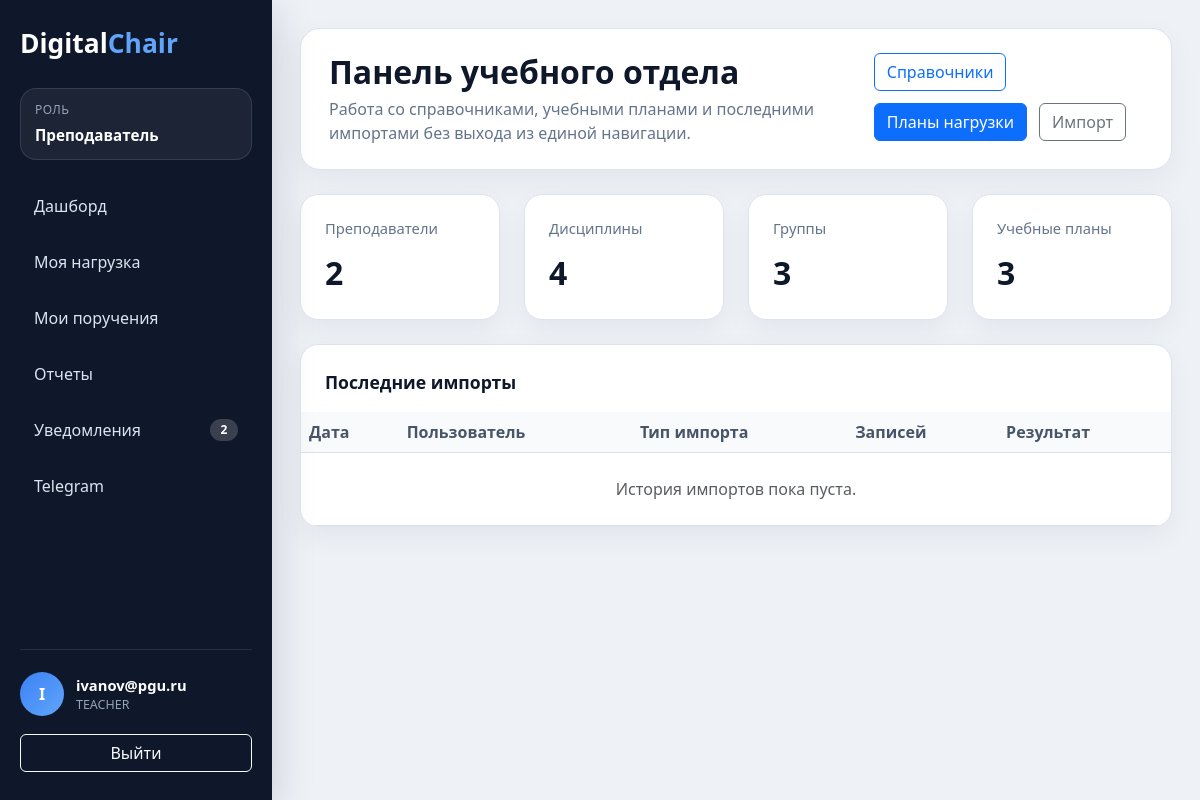
Before: /study-dashboard/ (signed in) with the older database file.
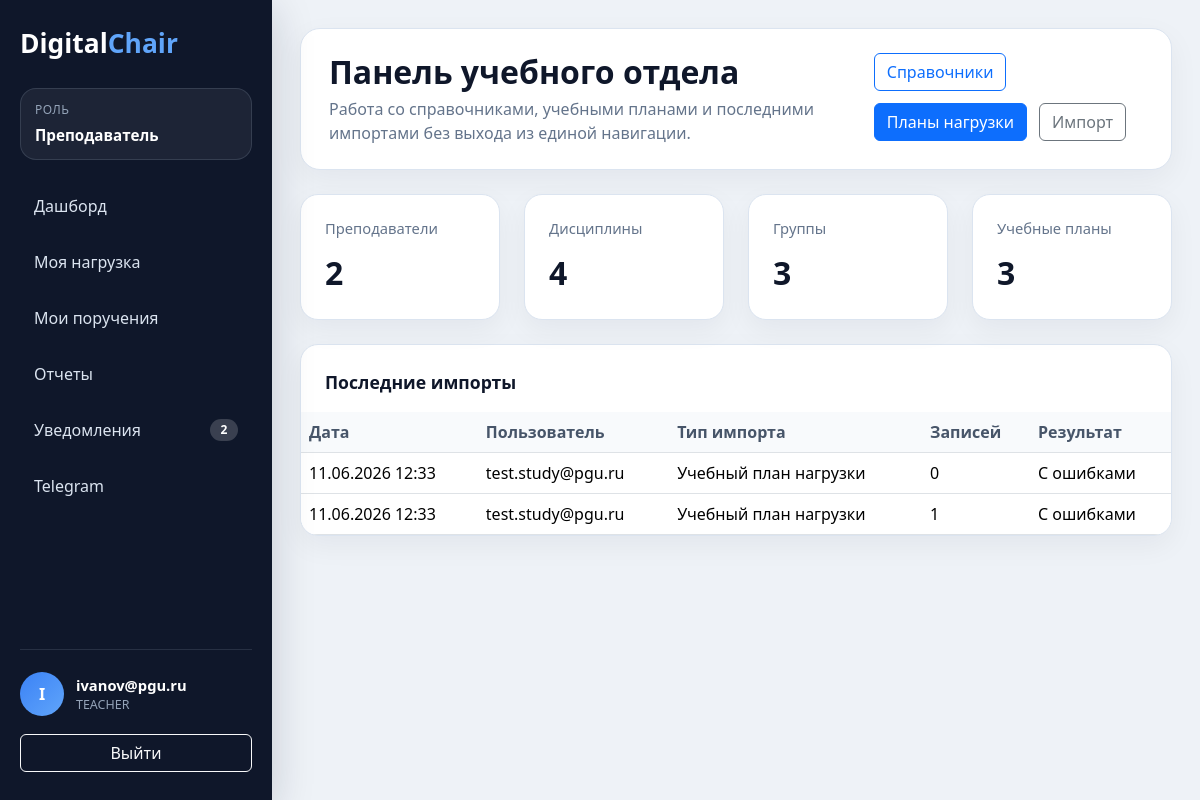
After: the same page with the newer database file.
### apps/core/models.py (models this page shows, shortened)
class ImportLog(models.Model):
    class ImportTypes(models.TextChoices):
        TEACHERS = 'teachers', 'Преподаватели'
        SUBJECTS = 'subjects', 'Дисциплины'
        GROUPS = 'groups', 'Учебные группы'
        WORKLOAD = 'workload', 'Учебный план нагрузки'
    class Results(models.TextChoices):
        SUCCESS = 'SUCCESS', 'Успешно'
        FAILED = 'FAILED', 'С ошибками'
    created_at = models.DateTimeField(
        auto_now_add=True
    )
    user = models.ForeignKey(
        settings.AUTH_USER_MODEL,
        on_delete=models.CASCADE,
        related_name='import_logs'
    )
    import_type = models.CharField(
        max_length=30,
        choices=ImportTypes.choices
    )
    records_count = models.PositiveIntegerField(
        default=0
    )
    result = models.CharField(
        max_length=20,
        choices=Results.choices
    )
    details = models.TextField(
        blank=True
    )

### apps/users/models.py (models this page shows, shortened)
class User(AbstractUser):
    class Roles(models.TextChoices):
        ADMIN = 'ADMIN', 'Администратор'
        HEAD = 'HEAD', 'Заведующий кафедрой'
        TEACHER = 'TEACHER', 'Преподаватель'
        STUDENT = 'STUDENT', 'Студент'
        STUDY_MASTER = 'STUDY_MASTER', 'Учебный мастер'
    username = models.CharField(
        max_length=150,
        unique=True
    )
    email = models.EmailField(
        unique=True
    )
    role = models.CharField(
        max_length=30,
        choices=Roles.choices,
        default=Roles.TEACHER
    )
    phone = models.CharField(
        max_length=20,
        blank=True,
        null=True
    )
    telegram_id = models.CharField(
        max_length=100,
        blank=True,
        null=True
    )
    telegram_bind_code = models.CharField(
        max_length=20,
        blank=True,
        null=True
    )
    telegram_bind_code_created_at = models.DateTimeField(
        blank=True,
        null=True
    )
    is_2fa_enabled = models.BooleanField(
        default=False
    )
    totp_secret = models.CharField(
        max_length=64,
        blank=True,
        null=True
    )
    USERNAME_FIELD = 'email'
    REQUIRED_FIELDS = []
    objects = UserManager()

### apps/core/views.py (the view)
@never_cache
@login_required(login_url='/login/')
def study_dashboard(request):
    return render(
        request,
        'dashboards/study_dashboard.html',
        build_study_dashboard_context()
    )

### apps/core/views.py (called while the page is built)
def build_study_dashboard_context():
    return {
        'teachers_count': Teacher.objects.count(),
        'subjects_count': Subject.objects.count(),
        'groups_count': StudentGroup.objects.count(),
        'workload_plans_count': WorkloadPlan.objects.count(),
        'recent_imports': ImportLog.objects.select_related(
            'user'
        ).order_by(
            '-created_at'
        )[:5],
    }

### templates/dashboards/study_dashboard.html (shortened to what this page needs)
{% extends 'base/base.html' %}
{% block page_title %}Панель учебного отдела{% endblock %}
{% block page_subtitle %}
    <p class="app-page-subtitle">Работа со справочниками, учебными планами и последними импортами без выхода из единой навигации.</p>
{% endblock %}
{% block page_actions %}
    <a href="/study-directories/" class="btn btn-outline-primary">Справочники</a>
    <a href="/study-workload/" class="btn btn-primary">Планы нагрузки</a>
    <a href="/imports/" class="btn btn-outline-secondary">Импорт</a>
{% endblock %}
{% block content %}
    <div class="row g-4 mb-4">
        <div class="col-md-3">
            <div class="stat-card">
                <div class="stat-label">Преподаватели</div>
                <div class="stat-value">{{ teachers_count }}</div>
            </div>
        </div>
        <div class="col-md-3">
            <div class="stat-card">
                <div class="stat-label">Дисциплины</div>
                <div class="stat-value">{{ subjects_count }}</div>
            </div>
        </div>
        <div class="col-md-3">
            <div class="stat-card">
                <div class="stat-label">Группы</div>
                <div class="stat-value">{{ groups_count }}</div>
            </div>
        </div>
        <div class="col-md-3">
            <div class="stat-card">
                <div class="stat-label">Учебные планы</div>
                <div class="stat-value">{{ workload_plans_count }}</div>
            </div>
        </div>
    </div>
    <div class="table-card">
        <div class="p-4 pb-0">
            <div class="section-title mb-3">Последние импорты</div>
        </div>
        <div class="table-responsive">
            <table class="table align-middle mb-0">
                <thead>
                <tr>
                    <th>Дата</th>
                    <th>Пользователь</th>
                    <th>Тип импорта</th>
                    <th>Записей</th>
                    <th>Результат</th>
                </tr>
                </thead>
                <tbody>
                {% for log in recent_imports %}
                    <tr>
                        <td>{{ log.created_at|date:"d.m.Y H:i" }}</td>
                        <td>{{ log.user.email }}</td>
                        <td>{{ log.get_import_type_display }}</td>
                        <td>{{ log.records_count }}</td>
                        <td>{{ log.get_result_display }}</td>
                    </tr>
                {% empty %}
                    <tr>
                        <td colspan="5" class="text-center text-muted py-4">История импортов пока пуста.</td>
                    </tr>
                {% endfor %}
                </tbody>
            </table>
        </div>
    </div>
{% endblock %}

### templates/base/base.html (shortened to what this page needs)
<!DOCTYPE html>
<html lang="ru">
<head>
    <link href="https://cdn.jsdelivr.net/npm/bootstrap@5.3.3/dist/css/bootstrap.min.css"
          rel="stylesheet">
</head>
<body>
{% if request.user.is_authenticated %}
    <div class="app-shell">
        <aside class="app-sidebar">
            <h1 class="app-logo">Digital<span>Chair</span></h1>
            <div class="app-role">
                <span class="app-role-label">Роль</span>
                <span class="app-role-value">{{ ui_role_label }}</span>
            </div>
            <nav class="app-nav">
                {% for item in ui_navigation_items %}
                    <a href="{{ item.url }}"
                       class="app-nav-link{% if item.is_active %} active{% endif %}">
                        <span>{{ item.label }}</span>
                        {% if item.badge %}
                            <span class="app-nav-badge">{{ item.badge }}</span>
                        {% endif %}
                    </a>
                {% endfor %}
            </nav>
            <div class="app-sidebar-footer">
                <div class="app-user">
                    <div class="app-user-avatar">
                        {{ request.user.email|first|upper }}
                    </div>
                    <div>
                        <div class="app-user-email">{{ request.user.email }}</div>
                        <div class="app-user-role">{{ request.user.role }}</div>
                    </div>
                </div>
                <a href="/logout/" class="btn btn-outline-light w-100">Выйти</a>
            </div>
        </aside>
        <main class="app-main">
            <header class="app-page-header">
                <div>
                    <h1 class="app-page-title">{% block page_title %}DigitalChair{% endblock %}</h1>
                    {% block page_subtitle %}{% endblock %}
                </div>
                <div class="app-toolbar">
                    {% block page_actions %}{% endblock %}
                </div>
            </header>
            {% block content %}{% endblock %}
        </main>
    </div>
{% else %}
    {% block anonymous_content %}{% endblock %}
{% endif %}
</body>
</html>

Changed rows visible on the page:
added ImportLog: created_at "11.06.2026 12:33", user.email "test.study@pgu.ru", import_type "Учебный план нагрузки", records_count "0", result "С ошибками"
added ImportLog: created_at "11.06.2026 12:33", user.email "test.study@pgu.ru", import_type "Учебный план нагрузки", records_count "1", result "С ошибками"
Other visible differences:
text no longer shown: "История импортов пока пуста."
